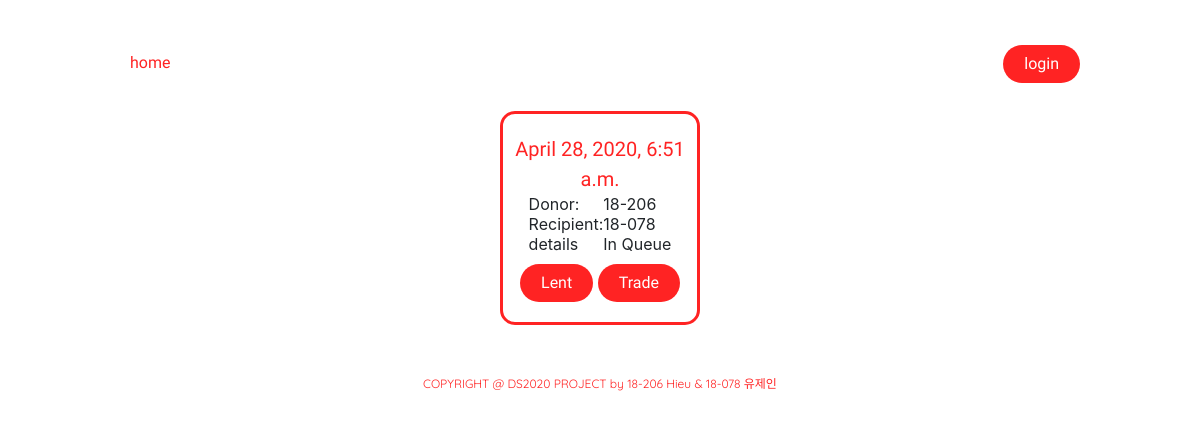
Before: /queue/ with the older database file.
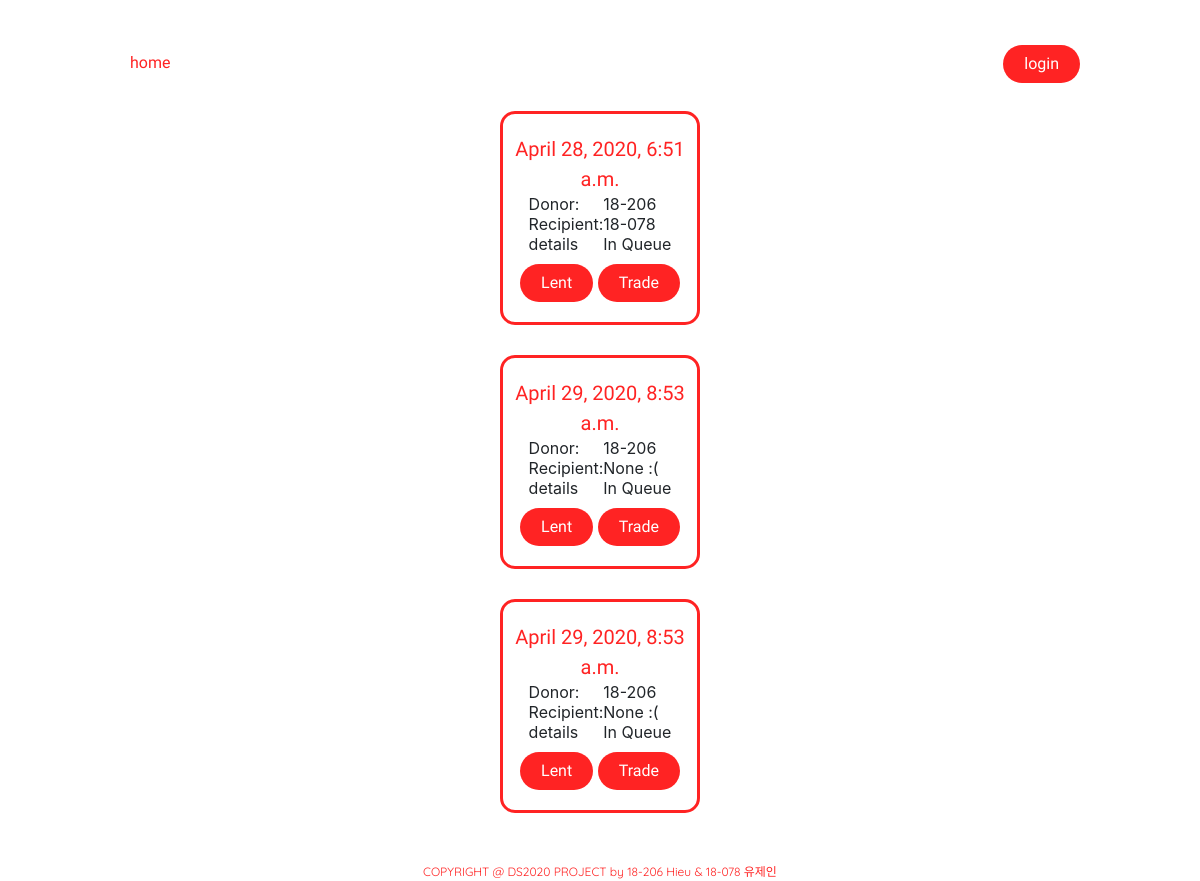
After: the same page with the newer database file.
### items/models.py (models this page shows)
class transaction(models.Model):
    class Status(models.IntegerChoices):
        PROCESSING = 0
        DELIVERED = 1
        FAILED = 2
        IN_QUEUE = 3
    status = models.IntegerField(default=3,choices=Status.choices)
    food_id             = models.UUIDField(default=uuid1)
    date_create         = models.DateTimeField(verbose_name='date created', auto_now_add=True)
    date_update         = models.DateTimeField(verbose_name='date update', auto_now=True)
    category            = models.CharField(blank=False,null=False,default='general',max_length=200)
    tags                = models.TextField(blank=True,null=True)
    donor               = models.CharField(max_length=100,null=False)
    recipient           = models.CharField(max_length=100,null=False, default='None :(')
    details             = models.TextField(blank=True,null=True)

### pages/views.py (the view)
# urls.py: path('queue/', queue_view, name='queue'),
def queue_view(request):
    transactions = transaction.objects.filter(status=3)
    context = {
        'trans' : transactions,
    }
    return render(request, 'pages/queue.html', context)

### templates/pages/queue.html
{% extends 'base.html' %}
{% block content %}
<div>
    {% if trans|length > 0 %}
    {% for tran in trans %}
        {% include 'items/q-preview.html' %}
    {% endfor %}
    {% else %}
    <h1 id='content-text'> Queue is empty </h1>
    <img src='/static/all_happy.png' alt='all happy' style='width:400px;display: block;margin-left: auto;margin-right: auto;margin-top: 15px;margin-bottom: 300px;'>
    {%endif%}
</div>
{% endblock %}

### templates/items/q-preview.html
<div class='q-preview'>
    <div class='q-pr-table'>
    <a href='home/'>{{tran.date_create}}</a>
    <table>
        <tr>
            <td>Donor:</td>
            <td>{{tran.donor}}</td>
        </tr>
        <tr>
            <td>Recipient:</td>
            <td>{{tran.recipient}}</td>
        </tr>
        <tr>
            <td>details</td>
            <td>{{tran.get_status_display}}</td>
        </tr>
    </table>
    </div>
    <div class='q-pr-button'>
        <button>Lent</button>
        <button>Trade</button>
    </div>
</div>

Changed rows visible on the page:
added transaction: date_create "April 29, 2020, 8:53 a.m.", donor "18-206", recipient "None :(", status "In Queue"
added transaction: date_create "April 29, 2020, 8:53 a.m.", donor "18-206", recipient "None :(", status "In Queue"
